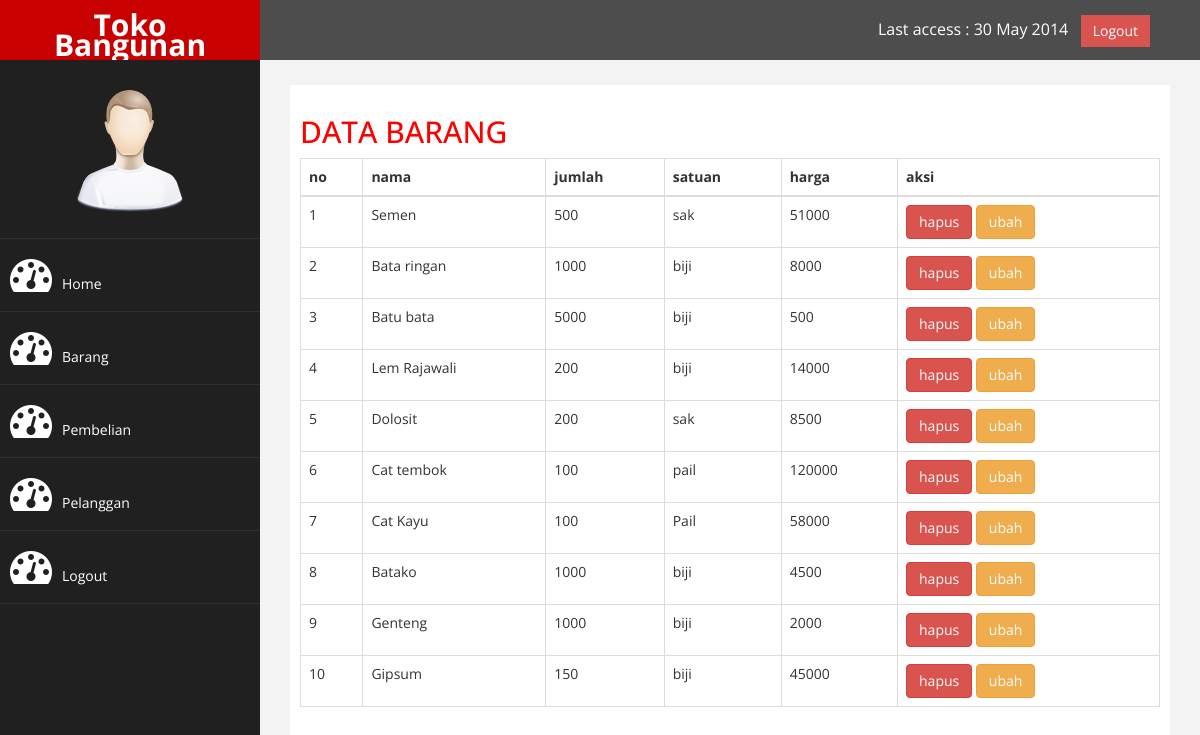
Screenshot of /toko_baru/admin/index.php?halaman=barang with the database file from the repository.
### tables this page shows
CREATE TABLE `barang` (
  `id_barang` int(11) NOT NULL,
  `nama_barang` varchar(100) NOT NULL,
  `jumlah` int(11) NOT NULL,
  `satuan` varchar(50) NOT NULL,
  `harga_barang` int(11) NOT NULL
);

### toko_baru/admin/barang.php (the view)
<h2>DATA BARANG</h2>
<table class="table table-bordered">
	<thead>
		<tr>
			<th>no</th>
			<th>nama</th>
			<th>jumlah</th>
			<th>satuan</th>
			<th>harga</th>
			<th>aksi</th>
		</tr>
	</thead>
	<tbody>
		<?php $nomor=1;?>
		<?php $ambil=$koneksi->query("SELECT * FROM barang"); ?>
		<?php while($pecah=$ambil->fetch_assoc()){?>
		<tr>
			<td><?php echo $nomor;?></td>
			<td><?php echo $pecah['nama_barang'];?></td>
			<td><?php echo $pecah['jumlah'];?></td>
			<td><?php echo $pecah['satuan'];?></td>
			<td><?php echo $pecah['harga_barang'];?></td>
			<td>
				<a href=""class="btn-danger btn">hapus</a>
				<a href=""class="btn btn-warning">ubah</a>
			</td>
		</tr>
		<?php $nomor++;?>
		<?php } ?>
		</tbody>
</table>

### toko_baru/admin/index.php (shortened to what this page needs)
<?php
$koneksi = new mysqli("localhost","root","","toko_baru");
?>
<!DOCTYPE html>
<html xmlns="http://www.w3.org/1999/xhtml">
<head>
    <link href="assets/css/bootstrap.css" rel="stylesheet" />
    <link href="assets/css/font-awesome.css" rel="stylesheet" />
    <link href="assets/js/morris/morris-0.4.3.min.css" rel="stylesheet" />
    <link href="assets/css/custom.css" rel="stylesheet" />
</head>
<body>
    <div id="wrapper">
        <nav class="navbar navbar-default navbar-cls-top " role="navigation" style="margin-bottom: 0">
            <div class="navbar-header">
                <a class="navbar-brand" href="index.html">Toko Bangunan</a>
            </div>
  <div style="color: white;
padding: 15px 50px 5px 50px;
float: right;
font-size: 16px;"> Last access : 30 May 2014 &nbsp; <a href="#" class="btn btn-danger square-btn-adjust">Logout</a> </div>
        </nav>
                <nav class="navbar-default navbar-side" role="navigation">
            <div class="sidebar-collapse">
                <ul class="nav" id="main-menu">
				<li class="text-center">
                    <img src="assets/img/find_user.png" class="user-image img-responsive"/>
					</li>
                    <li> <a href="index.php"><i class="fa fa-dashboard fa-3x"></i>Home</a> </li>
					<li> <a href="index.php?halaman=barang"><i class="fa fa-dashboard fa-3x"></i>Barang</a> </li>
					<li> <a href="index.php?halaman=pembelian"><i class="fa fa-dashboard fa-3x"></i>Pembelian</a></li>
					<li> <a href="index.php?halaman=pelanggan"><i class="fa fa-dashboard fa-3x"></i>Pelanggan</a> </li>
					<li> <a href="index.php?halaman=logout"><i class="fa fa-dashboard fa-3x"></i>Logout</a> </li>
                </ul>
            </div>
        </nav>
        <div id="page-wrapper" >
            <div id="page-inner">
             	<?php
				if (isset($_GET['halaman']))
				{
					if($_GET['halaman']=="barang")
					{
						include 'barang.php';
					}
					elseif($_GET['halaman']=="pembelian")
					{
						include 'pembelian.php';
					}
					elseif($_GET['halaman']=="pelanggan")
					{
						include 'pelanggan.php';
					}
					elseif($_GET['halaman']=="detail")
					{
						include 'detail.php';
					}
				}
				else
				{
					include 'home.php';
				}
				?>
            </div>
        </div>
</body>
</html>

### toko_baru/admin/assets/css/custom.css (style rules this page uses)
body { font-family: 'Open Sans', sans-serif; }
#wrapper { width: 100%; background:#202020; }
#page-wrapper { padding: 15px 15px; min-height: 600px; background:#F3F3F3; }
#page-inner { width:100%; margin:10px 20px 10px 0px; background-color:#fff!important; padding:10px; min-height:1200px; }
.text-center { text-align:center; }
h2 { color: #f00; }
.square-btn-adjust { border: 0px solid transparent; -webkit-border-radius: 0px; -moz-border-radius: 0px; border-radius: 0px; }
.user-image { margin: 25px auto; -webkit-border-radius: 10px; -moz-border-radius: 10px; border-radius: 10px; max-height:170px; max-width:170px; }
.navbar-cls-top .navbar-brand { color: #fff; background: #C90000; width: 260px; text-align: center; height: 60px; font-size: 30px; font-weight: 700; }
.sidebar-collapse , .sidebar-collapse .nav { background:none; }
.sidebar-collapse .nav { padding:0; }
.sidebar-collapse .nav > li > a { color:#fff; background:#202020; text-shadow:none; }
.sidebar-collapse > .nav > li > a { padding:15px 10px; }
.sidebar-collapse > .nav > li { border-bottom: 1px solid rgba(107, 108, 109, 0.19); }
.navbar-side { border:none; background-color: #202020; }
.navbar-cls-top { background:#4D4D4D; border-bottom:none; }
.navbar-default { border:0px solid black; }
.navbar-header { background: #A70303; }
.nav > li > a > i { margin-right:10px; }
@media (min-width:768px) { #page-wrapper { margin: 0 0 0 260px; padding: 15px 30px; min-height: 1200px; } }
@media (min-width:768px) { .navbar-side { z-index: 1; position: absolute; width: 260px; } }
@media (min-width:768px) { .navbar { border-radius: 0px; } }

### rows the page displays
barang: nama_barang "Semen", jumlah "500", satuan "sak", harga_barang "51000"
barang: nama_barang "Bata ringan", jumlah "1000", satuan "biji", harga_barang "8000"
barang: nama_barang "Batu bata", jumlah "5000", satuan "biji", harga_barang "500"
barang: nama_barang "Lem Rajawali", jumlah "200", satuan "biji", harga_barang "14000"
barang: nama_barang "Dolosit", jumlah "200", satuan "sak", harga_barang "8500"
barang: nama_barang "Cat tembok", jumlah "100", satuan "pail", harga_barang "120000"
barang: nama_barang "Cat Kayu", jumlah "100", satuan "Pail", harga_barang "58000"
barang: nama_barang "Batako", jumlah "1000", satuan "biji", harga_barang "4500"
barang: nama_barang "Genteng", jumlah "1000", satuan "biji", harga_barang "2000"
barang: nama_barang "Gipsum", jumlah "150", satuan "biji", harga_barang "45000"
